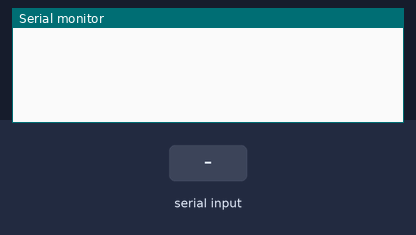
This sketch was run on a simulated Arduino Mega 2560, built with avr-gcc and run on an emulated ATmega2560. Parts: the last lines printed to the serial monitor. The inputs (shaded band) are chosen by the test bench.

Above: at 1.5 s.
1.6 s: "L" received over Serial
At 2.8 s:
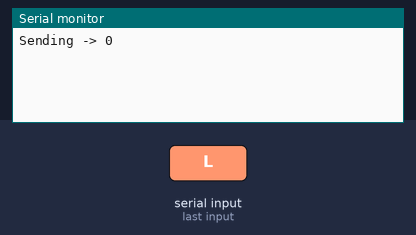
3.1 s: "L" received over the second serial link
At 4.1 s:
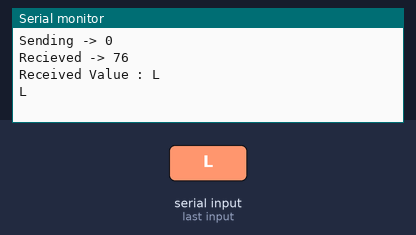

The sketch:

wired_slave_simulation.ino
```cpp
char fieldMap[50];
short daughterShipPos=0;

void updateField(char x)
{
  if(x=='L'||x=='R'||x=='F'||x=='S')
    fieldMap[daughterShipPos]=x;
  fieldMap[daughterShipPos+1]=0;

}

void setup()
{
  Serial.begin(9600);
  Serial2.begin(9600);
  delay(300);
  while(Serial2.available())
    Serial2.read();
  while(Serial2.available())
    Serial2.read();


}
void communicate()
{


  if(Serial.available())
  {
    unsigned char x=Serial.read();
    if(x=='n')
    {
      daughterShipPos++;

    }
    else
    {
      Serial.print("Sending -> ");
      Serial.println(daughterShipPos);

      while(Serial2.available())
        Serial2.read();

      Serial2.write(daughterShipPos);
      while(!Serial2.available());

      unsigned char currentDecision=Serial2.read();
      while(Serial2.available())
        Serial2.read();
      Serial.print("Recieved -> ");
      Serial.println(currentDecision);
      updateField(currentDecision);

      if(currentDecision == 125)
      {
        Serial.println("Received Value : Wait");
        delay(1000);

      }
      else
      {
        Serial.print("Received Value : ");
        Serial.println((char)currentDecision);
        Serial.println(fieldMap);
      }
    }
  }

}


void loop()
{

  communicate();


}
```

Measured:
- after the input at 1.6 s, the serial monitor: prints a new line at once (image 1)
- after the input at 3.1 s, the serial monitor: prints a new line at once (image 2)
